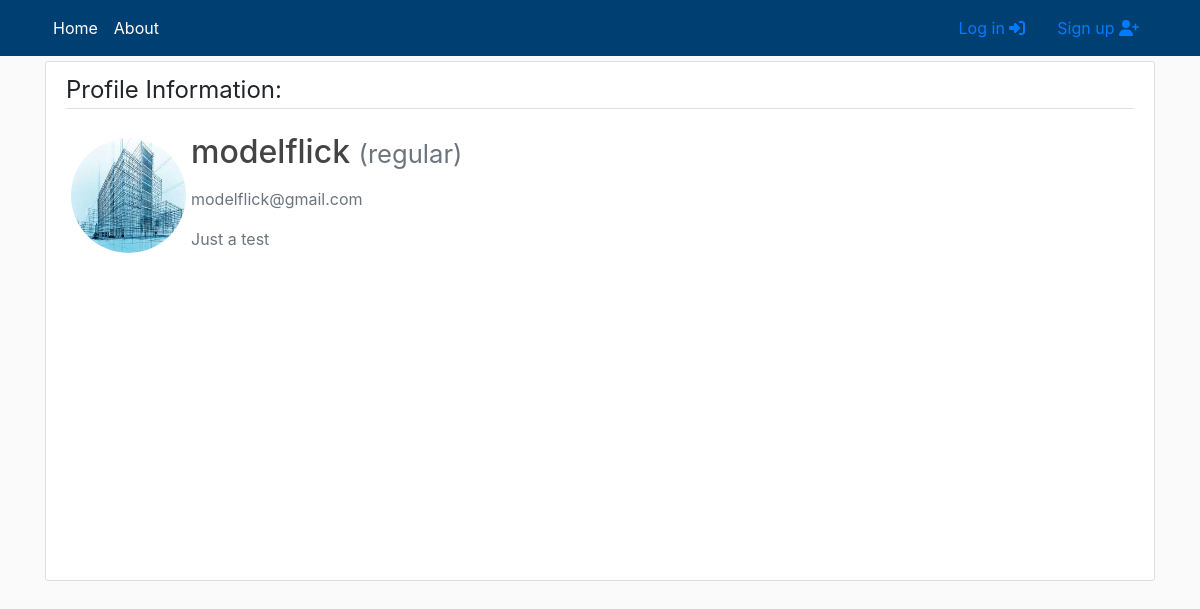
Page /profile/modelflick on the committed database.
### users/models.py (models this page shows, shortened)
class CustomUser(AbstractUser):
    def image_upload_to(self, instance=None):
        if instance:
            return os.path.join("Users", self.username, instance)
        return None
    STATUS = (
        ('regular','regular'),
        ('subscriber','subscriber'),
        ('moderator','moderator')
    )
    email = models.EmailField(unique=True)
    status = models.CharField(max_length=100, choices=STATUS, default='regular')
    description = models.TextField('Description', max_length=600, default='', blank = True)
    image = models.ImageField(default = 'default/user.jpg',upload_to = image_upload_to)

### users/views.py (the view, shortened to what this page needs)
# urls.py: path('profile/<username>', views.profile, name = 'profile'),
def profile(request, username):
    user = get_user_model().objects.filter(username=username).first()
    if user:
        form = UserUpdateForm(instance=user)
        return render (
                request=request,
                template_name= 'users/profile.html',
                context={'form':form}
            )
    return redirect('home')

### users/templates/users/profile.html (shortened to what this page needs)
{% extends "main/header.html" %}
{% load crispy_forms_tags %}
{% block content %}
<div class="content-section col-lg-12 col-md-12 col-sm-12 tutorial-style" style="min-height:65vh;">
    <legend class="border-bottom mb-4">Profile Information:</legend>
    <form method="POST" enctype="multipart/form-data">
        <div class="media">
            {% if user.username == form.instance.username %}
                <input id="id_image" type="file" name="image" hidden>
                <label for="id_image">
                    <img class="rounded-circle account-img profile-image" style="cursor: pointer;" src="{{form.instance.image.url}}" title="Upload new Image">
                </label>
            {% else %}
                <img class="rounded-circle account-img profile-image" src="{{form.instance.image.url}}">
            {% endif %}
            <div class="media-body">
                <h2 class="account-heading">{{ form.instance.username }}
                    <small class="text-muted">({{ form.instance.status }})</small>
                </h2>
                <p class="text-secondary">{{ form.instance.email }}</p>
                <p class="text-secondary">{{ form.instance.description }}</p>
            </div>
        </div>
    </form>
</div>
{% endblock content %}

### main/static/main/main.css (style rules this page uses)
:root { --footercolor: #003F72; --navbarcolor: #003F72; --btncolor: #003F72; --socialcolor: #003F72; --brightText: #ffffff; }
body { background: #fafafa; }
h1, h2, h3, h4, h5, h6 { color: #444444; }
.content-section { background: #ffffff; padding: 10px 20px; border: 1px solid #dddddd; border-radius: 3px; margin-bottom: 20px; }
.profile-image { width: 125px; height: 125px; padding: 5px; }

### rows in the picture
CustomUser: instance.image (picture), instance.username "modelflick", instance.status "regular", instance.email "modelflick@gmail.com", instance.description "Just a test"
